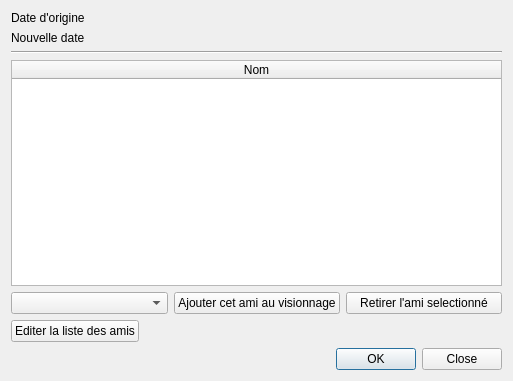
<?xml version="1.0" encoding="UTF-8"?>
<ui version="4.0">
 <class>Dialog</class>
 <widget class="QDialog" name="Dialog">
  <property name="windowModality">
   <enum>Qt::ApplicationModal</enum>
  </property>
  <property name="geometry">
   <rect>
    <x>0</x>
    <y>0</y>
    <width>513</width>
    <height>381</height>
   </rect>
  </property>
  <property name="windowTitle">
   <string>Dialog</string>
  </property>
  <property name="windowIcon">
   <iconset>
    <normaloff>../../resources/icons/bandaid.png</normaloff>../../resources/icons/bandaid.png</iconset>
  </property>
  <property name="modal">
   <bool>true</bool>
  </property>
  <layout class="QVBoxLayout" name="verticalLayout">
   <item>
    <layout class="QGridLayout" name="gridLayout_2">
     <item row="1" column="0">
      <widget class="QLabel" name="label_2">
       <property name="text">
        <string>Nouvelle date</string>
       </property>
      </widget>
     </item>
     <item row="0" column="1">
      <widget class="QLabel" name="old_date_label">
       <property name="text">
        <string/>
       </property>
      </widget>
     </item>
     <item row="1" column="1">
      <widget class="QLabel" name="new_date_label">
       <property name="text">
        <string/>
       </property>
      </widget>
     </item>
     <item row="0" column="0">
      <widget class="QLabel" name="label">
       <property name="text">
        <string>Date d'origine</string>
       </property>
      </widget>
     </item>
    </layout>
   </item>
   <item>
    <widget class="Line" name="line">
     <property name="orientation">
      <enum>Qt::Horizontal</enum>
     </property>
    </widget>
   </item>
   <item>
    <layout class="QVBoxLayout" name="verticalLayout_2">
     <item>
      <widget class="QTableWidget" name="tableWidget">
       <attribute name="horizontalHeaderVisible">
        <bool>true</bool>
       </attribute>
       <attribute name="horizontalHeaderStretchLastSection">
        <bool>true</bool>
       </attribute>
       <attribute name="verticalHeaderDefaultSectionSize">
        <number>20</number>
       </attribute>
       <column>
        <property name="text">
         <string>Nom</string>
        </property>
       </column>
      </widget>
     </item>
    </layout>
   </item>
   <item>
    <layout class="QHBoxLayout" name="horizontalLayout_3">
     <item>
      <widget class="QComboBox" name="comboBox"/>
     </item>
     <item>
      <widget class="QPushButton" name="pushButton">
       <property name="text">
        <string>Ajouter cet ami au visionnage</string>
       </property>
       <property name="icon">
        <iconset>
         <normaloff>../../resources/icons/user-plus.png</normaloff>../../resources/icons/user-plus.png</iconset>
       </property>
      </widget>
     </item>
     <item>
      <widget class="QPushButton" name="pushButton_2">
       <property name="text">
        <string>Retirer l'ami selectionné</string>
       </property>
       <property name="icon">
        <iconset>
         <normaloff>../../resources/icons/user-minus.png</normaloff>../../resources/icons/user-minus.png</iconset>
       </property>
      </widget>
     </item>
    </layout>
   </item>
   <item>
    <layout class="QFormLayout" name="formLayout"/>
   </item>
   <item>
    <layout class="QHBoxLayout" name="horizontalLayout">
     <item>
      <widget class="QPushButton" name="pushButton_3">
       <property name="text">
        <string>Editer la liste des amis</string>
       </property>
       <property name="icon">
        <iconset>
         <normaloff>../../resources/icons/users.png</normaloff>../../resources/icons/users.png</iconset>
       </property>
      </widget>
     </item>
     <item>
      <spacer name="horizontalSpacer">
       <property name="orientation">
        <enum>Qt::Horizontal</enum>
       </property>
       <property name="sizeHint" stdset="0">
        <size>
         <width>40</width>
         <height>20</height>
        </size>
       </property>
      </spacer>
     </item>
    </layout>
   </item>
   <item>
    <widget class="QDialogButtonBox" name="buttonBox">
     <property name="orientation">
      <enum>Qt::Horizontal</enum>
     </property>
     <property name="standardButtons">
      <set>QDialogButtonBox::Close|QDialogButtonBox::Ok</set>
     </property>
    </widget>
   </item>
  </layout>
 </widget>
 <resources/>
 <connections>
  <connection>
   <sender>buttonBox</sender>
   <signal>accepted()</signal>
   <receiver>Dialog</receiver>
   <slot>accept()</slot>
   <hints>
    <hint type="sourcelabel">
     <x>248</x>
     <y>254</y>
    </hint>
    <hint type="destinationlabel">
     <x>157</x>
     <y>274</y>
    </hint>
   </hints>
  </connection>
  <connection>
   <sender>buttonBox</sender>
   <signal>rejected()</signal>
   <receiver>Dialog</receiver>
   <slot>reject()</slot>
   <hints>
    <hint type="sourcelabel">
     <x>316</x>
     <y>260</y>
    </hint>
    <hint type="destinationlabel">
     <x>286</x>
     <y>274</y>
    </hint>
   </hints>
  </connection>
 </connections>
</ui>
